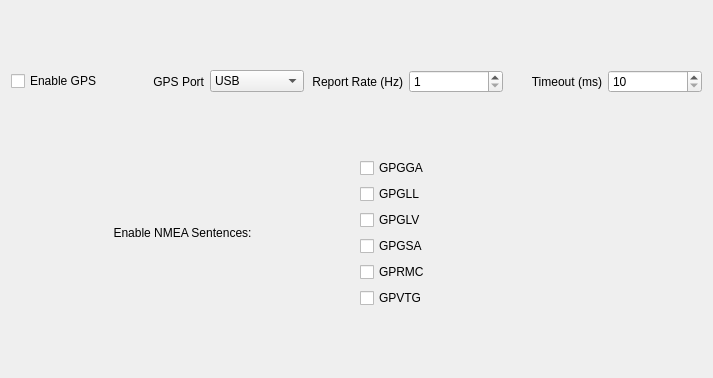
                 <widget class="QWidget" name="scrollAreaWidgetContents_13">
                  <property name="geometry">
                   <rect>
                    <x>0</x>
                    <y>0</y>
                    <width>713</width>
                    <height>378</height>
                   </rect>
                  </property>
                  <layout class="QGridLayout" name="gridLayout_27">
                   <item row="1" column="0">
                    <layout class="QHBoxLayout" name="horizontalLayout_7">
                     <item>
                      <widget class="QLabel" name="label_8">
                       <property name="text">
                        <string>Enable NMEA Sentences:</string>
                       </property>
                       <property name="alignment">
                        <set>Qt::AlignCenter</set>
                       </property>
                      </widget>
                     </item>
                     <item>
                      <layout class="QVBoxLayout" name="verticalLayout_4">
                       <item>
                        <widget class="QCheckBox" name="enable_gpgga">
                         <property name="text">
                          <string>GPGGA</string>
                         </property>
                        </widget>
                       </item>
                       <item>
                        <widget class="QCheckBox" name="enable_gpgll">
                         <property name="text">
                          <string>GPGLL</string>
                         </property>
                        </widget>
                       </item>
                       <item>
                        <widget class="QCheckBox" name="enable_gpglv">
                         <property name="text">
                          <string>GPGLV</string>
                         </property>
                        </widget>
                       </item>
                       <item>
                        <widget class="QCheckBox" name="enable_gpgsa">
                         <property name="text">
                          <string>GPGSA</string>
                         </property>
                        </widget>
                       </item>
                       <item>
                        <widget class="QCheckBox" name="enable_gprmc">
                         <property name="text">
                          <string>GPRMC</string>
                         </property>
                        </widget>
                       </item>
                       <item>
                        <widget class="QCheckBox" name="enable_gpvtg">
                         <property name="text">
                          <string>GPVTG</string>
                         </property>
                        </widget>
                       </item>
                      </layout>
                     </item>
                    </layout>
                   </item>
                   <item row="0" column="0">
                    <layout class="QHBoxLayout" name="horizontalLayout_68">
                     <item>
                      <widget class="QCheckBox" name="enable_gps">
                       <property name="text">
                        <string>Enable GPS</string>
                       </property>
                      </widget>
                     </item>
                     <item>
                      <widget class="QLabel" name="label_68">
                       <property name="text">
                        <string>GPS Port</string>
                       </property>
                       <property name="alignment">
                        <set>Qt::AlignRight|Qt::AlignTrailing|Qt::AlignVCenter</set>
                       </property>
                      </widget>
                     </item>
                     <item>
                      <widget class="QComboBox" name="gps_port">
                       <item>
                        <property name="text">
                         <string>USB</string>
                        </property>
                       </item>
                       <item>
                        <property name="text">
                         <string>Serial1</string>
                        </property>
                       </item>
                       <item>
                        <property name="text">
                         <string>Serial2</string>
                        </property>
                       </item>
                       <item>
                        <property name="text">
                         <string>Serial3</string>
                        </property>
                       </item>
                       <item>
                        <property name="text">
                         <string>Serial4</string>
                        </property>
                       </item>
                       <item>
                        <property name="text">
                         <string>Serial5</string>
                        </property>
                       </item>
                      </widget>
                     </item>
                     <item>
                      <widget class="QLabel" name="label_9">
                       <property name="text">
                        <string>Report Rate (Hz)</string>
                       </property>
                       <property name="alignment">
                        <set>Qt::AlignRight|Qt::AlignTrailing|Qt::AlignVCenter</set>
                       </property>
                      </widget>
                     </item>
                     <item>
                      <widget class="QSpinBox" name="gps_report_rate">
                       <property name="minimum">
                        <number>1</number>
                       </property>
                       <property name="maximum">
                        <number>10</number>
                       </property>
                      </widget>
                     </item>
                     <item>
                      <widget class="QLabel" name="label_7">
                       <property name="text">
                        <string>Timeout (ms)</string>
                       </property>
                       <property name="alignment">
                        <set>Qt::AlignRight|Qt::AlignTrailing|Qt::AlignVCenter</set>
                       </property>
                      </widget>
                     </item>
                     <item>
                      <widget class="QSpinBox" name="gps_timeout">
                       <property name="minimum">
                        <number>10</number>
                       </property>
                       <property name="maximum">
                        <number>2000</number>
                       </property>
                      </widget>
                     </item>
                    </layout>
                   </item>
                  </layout>
                 </widget>
